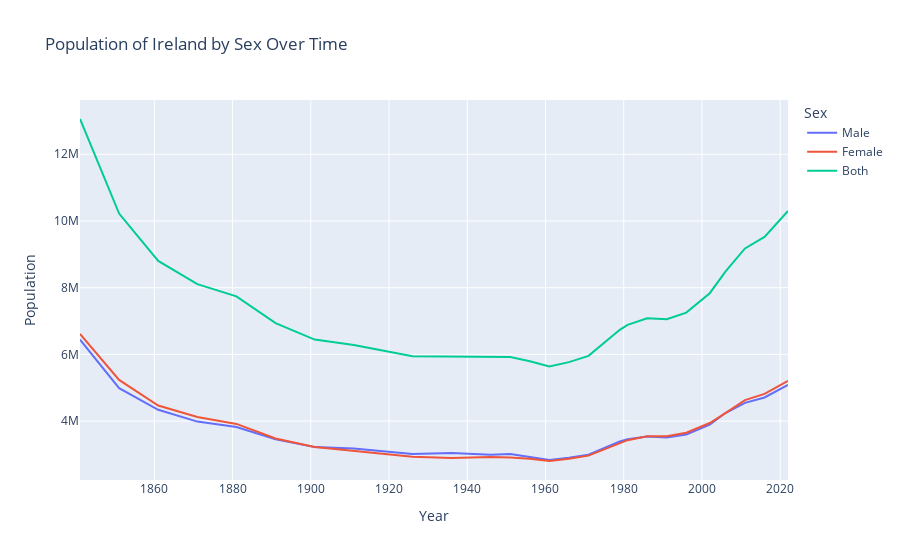

The cell this chart's notebook holds for it:
### Markdown cell above
I want to plot the above data using [Plotly](https://plotly.com/python/getting-started/#jupyter-notebook-support) and will toy around with the various plot/graph/chart types below. The first few plots will be a national outlook and I will then focus on the regional area under the [Western Development Commision's](https://westerndevelopment.ie/) remit - **Clare**, **Galway**, **Mayo**, **Roscommon**, **Sligo**, **Leitrim** and **Donegal**. As an area that I was born in to, emigrated from and returned to raise a family in, I have a vested interest in the region's success and analysis of the population should form part of any meaningful analysis for this area.

### Code cell
# Male vs Female population trends
census_pop["Both"] = census_pop["Male"] + census_pop["Female"]
cp_year = census_pop.groupby("CensusYear")[["Male", "Female", "Both"]].sum().reset_index()

fig = px.line(
    cp_year,
    x="CensusYear",
    y=["Male", "Female", "Both"],
    title="Population of Ireland by Sex Over Time",
    labels={"value": "Population", "CensusYear": "Year", "variable": "Sex"}
)
fig.show()

### Figure 1 — Plotly figure (JSON) as saved in the notebook; plotly's stock layout.template omitted (floating-point values rounded to 4 significant figures)
{"data": [{"hovertemplate": "Sex=Male<br>Year=%{x}<br>Population=%{y}<extra></extra>", "legendgroup": "Male", "line": {"color": "#636efa", "dash": "solid"}, "marker": {"symbol": "circle"}, "mode": "lines", "name": "Male", "orientation": "v", "showlegend": true, "type": "scatter", "x": [1841, 1851, 1861, 1871, 1881, 1891, 1901, 1911, 1926, 1936, 1946, 1951, 1956, 1961, 1966, 1971, 1979, 1981, 1986, 1991, 1996, 2002, 2006, 2011, 2016, 2022], "xaxis": "x", "y": [6444970, 4988956, 4338084, 3984936, 3824876, 3457202, 3220170, 3179018, 3013778, 3040908, 2989754, 3013194, 2925856, 2833098, 2898064, 2991520, 3386544, 3458708, 3539380, 3506836, 3600464, 3892328, 4242342, 4545398, 4708856, 5089098], "yaxis": "y"}, {"hovertemplate": "Sex=Female<br>Year=%{x}<br>Population=%{y}<extra></extra>", "legendgroup": "Female", "line": {"color": "#EF553B", "dash": "solid"}, "marker": {"symbol": "circle"}, "mode": "lines", "name": "Female", "orientation": "v", "showlegend": true, "type": "scatter", "x": [1841, 1851, 1861, 1871, 1881, 1891, 1901, 1911, 1926, 1936, 1946, 1951, 1956, 1961, 1966, 1971, 1979, 1981, 1986, 1991, 1996, 2002, 2006, 2011, 2016, 2022], "xaxis": "x", "y": [6612628, 5234158, 4466138, 4121438, 3915164, 3480186, 3223476, 3100358, 2930206, 2895932, 2920460, 2907992, 2870672, 2803584, 2869940, 2964976, 3349890, 3428102, 3541906, 3544602, 3651710, 3942078, 4237354, 4631106, 4814874, 5209180], "yaxis": "y"}, {"hovertemplate": "Sex=Both<br>Year=%{x}<br>Population=%{y}<extra></extra>", "legendgroup": "Both", "line": {"color": "#00cc96", "dash": "solid"}, "marker": {"symbol": "circle"}, "mode": "lines", "name": "Both", "orientation": "v", "showlegend": true, "type": "scatter", "x": [1841, 1851, 1861, 1871, 1881, 1891, 1901, 1911, 1926, 1936, 1946, 1951, 1956, 1961, 1966, 1971, 1979, 1981, 1986, 1991, 1996, 2002, 2006, 2011, 2016, 2022], "xaxis": "x", "y": [13057598, 10223114, 8804222, 8106374, 7740040, 6937388, 6443646, 6279376, 5943984, 5936840, 5910214, 5921186, 5796528, 5636682, 5768004, 5956496, 6736434, 6886810, 7081286, 7051438, 7252174, 7834406, 8479696, 9176504, 9523730, 10298278], "yaxis": "y"}], "layout": {"legend": {"title": {"text": "Sex"}, "tracegroupgap": 0}, "title": {"text": "Population of Ireland by Sex Over Time"}, "xaxis": {"anchor": "y", "domain": [0, 1], "title": {"text": "Year"}}, "yaxis": {"anchor": "x", "domain": [0, 1], "title": {"text": "Population"}}}}
